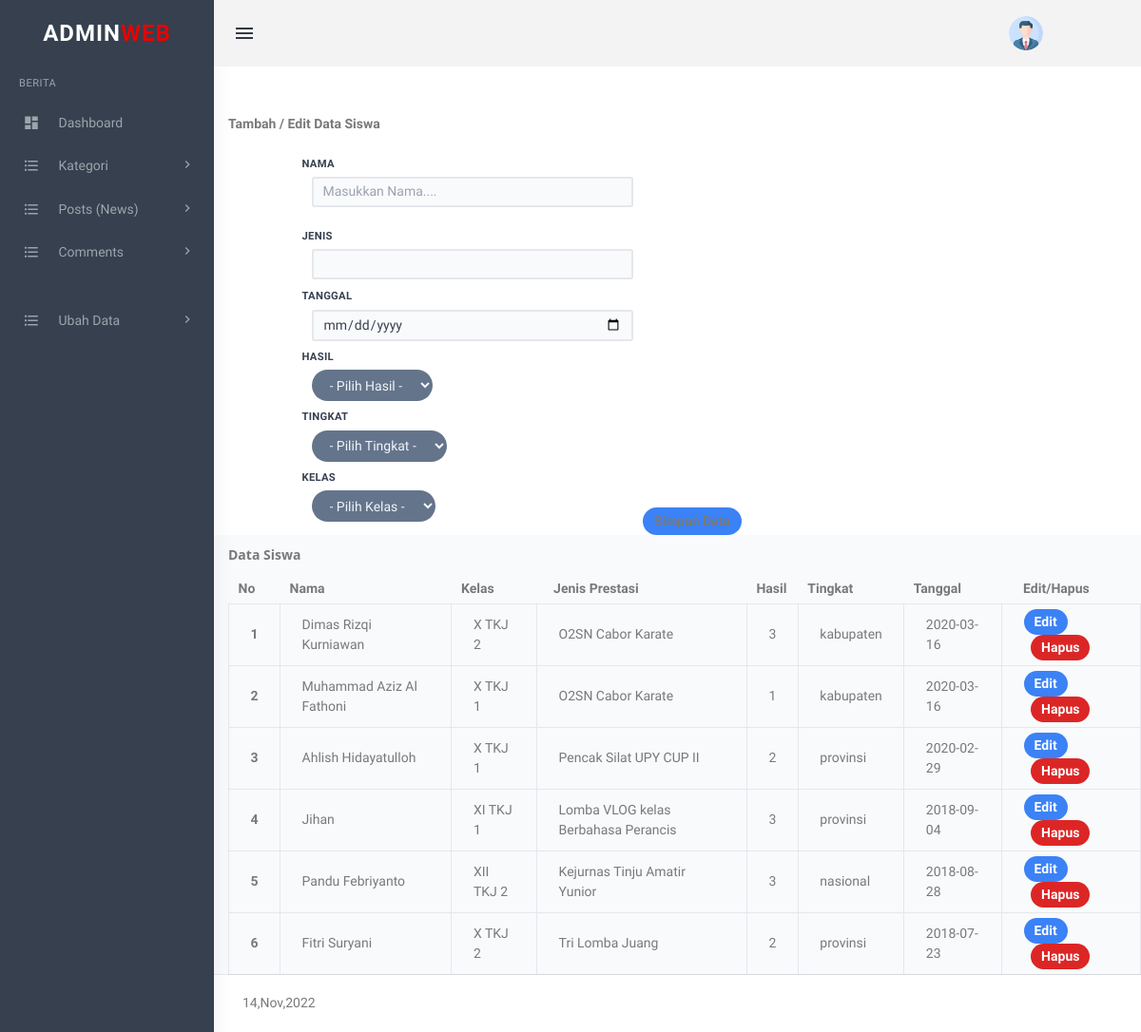
The page /assets/admin/prestasi (signed in) on the database its author committed.
### tables this page shows
CREATE TABLE `prestasi` (
  `id` int(30) NOT NULL,
  `nama` varchar(255) NOT NULL,
  `kelas` enum('X TKJ 1','X TKJ 2','XI TKJ 1','XI TKJ 2','XII TKJ 1','XII TKJ 2') NOT NULL,
  `tingkat` enum('nasional','provinsi','kabupaten') NOT NULL,
  `jenis` varchar(255) NOT NULL,
  `tgl` date NOT NULL,
  `hasil` enum('1','2','3') NOT NULL
);

### assets/admin/prestasi.php (the view, shortened to what this page needs)
<?php
$host       = "localhost";
$user       = "root";
$pass       = "";
$db         = "tkj";
$koneksi    = mysqli_connect($host, $user, $pass, $db);
$tgl        = "";
$jenis        = "";
$nama      = "";
?>
<!DOCTYPE html>
<html lang="en">
    <head>
        <link href="assets/css/bootstrap.min.css" rel="stylesheet" type="text/css" />
    <script src="https://cdn.tailwindcss.com"></script>
    <link href="assets/css/bootstrap.min.css" rel="stylesheet" type="text/css" />
        <link href="assets/css/core.css" rel="stylesheet" type="text/css" />
        <link href="assets/css/components.css" rel="stylesheet" type="text/css" />
        <link href="assets/css/icons.css" rel="stylesheet" type="text/css" />
        <link href="assets/css/menu.css" rel="stylesheet" type="text/css" />
    </head>
    <body class="fixed-left">
        <div id="wrapper">
           <?php include('includes/topheader.php');?>
             <?php include('includes/leftsidebar.php');?>
            <div class="">
        <div class="pl-96 mt-48 ">
            <div class="font-bold" id="te">
                Tambah / Edit Data Siswa
            </div>
            <div class="content-center ml-28">
                <form action="" method="POST">
                    <div class="w-full md:w-1/2 px-3 py-9">
                            <div class="">
                            <label for="nama" class="block uppercase tracking-wide text-gray-700 text-lg font-bold mb-2">Nama</label>
                            </div>
                            <div class="col-sm-10">
                            <input type="text" class="bg-gray-50 appearance-none border-2 border-gray-200 rounded w-full py-2 px-4 text-gray-700 leading-tight focus:outline-none focus:bg-white focus:border-red-500 hover:placeholder:text-slate-500"  id="nama" name="nama" placeholder="Masukkan Nama...." value="<?php echo $nama ?>">
                            </div>
                    </div>
                    <br>
                    <div class="w-full md:w-1/2 px-3 py-4">
                        <div>
                        <label for="jenis" class="block uppercase tracking-wide text-gray-700 text-lg font-bold mb-2">Jenis</label>
                        </div>
                        <div class="col-sm-10">
                            <input type="text" class="bg-gray-50 appearance-none border-2 border-gray-200 rounded w-full py-2 px-4 text-gray-700 leading-tight focus:outline-none focus:bg-white focus:border-red-500" id="jenis" name="jenis" value="<?php echo $jenis ?>">
                        </div>
                    </div>
                    <br>
                    <div class="w-full md:w-1/2 px-3 py-4">
                        <div>
                        <label for="tgl" class="block uppercase tracking-wide text-gray-700 text-lg font-bold mb-2">Tanggal</label>
                        </div>
                        <div class="col-sm-10">
                            <input type="date" class="bg-gray-50 appearance-none border-2 border-gray-200 rounded w-full py-2 px-4 text-gray-700 leading-tight focus:outline-none focus:bg-white focus:border-red-500" id="tgl" name="tgl" value="<?php echo $tgl ?>">
                        </div>
                    </div>
                    <br>
                    <div class="w-full md:w-1/2 px-3 py-4">
                        <label for="hasil" class="block uppercase tracking-wide text-gray-700 text-lg font-bold mb-2">Hasil</label>
                        <div class="col-sm-10">
                            <select class="bg-slate-500 text-slate-100 py-3 px-6 rounded-full" name="hasil" id="hasil">
                                <option class="bg-black" value="">- Pilih Hasil -</option>
                            </select>
                        </div>
                    </div>
                    <br>
                    <div class="w-full md:w-1/2 px-3 py-4">
                        <label for="tingkat" class="block uppercase tracking-wide text-gray-700 text-lg font-bold mb-2">Tingkat</label>
                        <div class="col-sm-10">
                            <select class="bg-slate-500 text-slate-100 py-3 px-6 rounded-full" name="tingkat" id="tingkat">
                                <option class="bg-black" value="">- Pilih Tingkat -</option>
                            </select>
                        </div>
                    </div>
                    <br>
                    <div class="w-full md:w-1/2 px-3 py-4">
                        <label for="kelas" class="block uppercase tracking-wide text-gray-700 text-lg font-bold mb-2">Kelas</label>
                        <div class="col-sm-10">
                            <select class="bg-slate-500 text-slate-100 py-3 px-6 rounded-full" name="kelas" id="kelas">
                                <option class="bg-black" value="">- Pilih Kelas -</option>
                            </select>
                        </div>
                    </div>
                    <div class="col-12">
                        <input type="submit" name="simpan" value="Simpan Data" class="btn btn-blue mt-3 bg-blue-500 hover:bg-white  font-bold py-1 px-4 left-5 rounded-full hover:text-blue-700 cursor-pointer hover:border-2 border-blue-500 border-2 hover:border-blue-600" />
                    </div>
                </form>
            </div>
        </div>
        <div class="my-auto pl-96 block bg-slate-50">
            <div class="card font-sans font-bold py-4">
                Data Siswa
            </div>
            <div class="card-body ">
                <table class="table-fixed">
                    <thead>
                        <tr >
                            <th class="px-4 py-2">No</th>
                            <th class="px-4 py-2">Nama</th>
                            <th class="px-4 py-2">Kelas</th>
                            <th class=" py-2 px-7">Jenis Prestasi</th>
                            <th class="px-4 py-2">Hasil</th>
                            <th class="px-4 py-2">Tingkat</th>
                            <th class="px-4 py-2">Tanggal</th>
                            <th class="px-9 py-2">Edit/Hapus</th>
                        </tr>
                    </thead>
                    <tbody>
                    <?php
                        $sql2   = "SELECT * from prestasi order by id desc";
                        $q2     = mysqli_query($koneksi, $sql2);
                        $urut   = 1;
                        while ($r2 = mysqli_fetch_array($q2)) {
                            $id         = $r2['id'];
                            $hasil        = $r2['hasil'];
                            $nama       = $r2['nama'];
                            $tingkat       = $r2['tingkat'];
                            $jenis       = $r2['jenis'];
                            $tgl       = $r2['tgl'];
                            $kelas   = $r2['kelas'];
                        ?>
                            <tr class="">
                                <th class="border px-9 py-2"><?php echo $urut++ ?></th>
                                <td class="border px-9 py-2"><?php echo $nama ?></td>
                                <td class="border px-9 py-2"><?php echo $kelas ?></td>
                                <td class="border px-9 py-2"><?php echo $jenis ?></td>
                                <td class="border px-9 py-2"><?php echo $hasil ?></td>
                                <td class="border px-9 py-2"><?php echo $tingkat ?></td>
                                <td class="border px-9 py-2"><?php echo $tgl ?></td>
                                <td class="border px-9 py-2">
                                    <a href="prestasi.php?op=edit&id=<?php echo $id ?>"><button type="button" class="btn btn-blue bg-blue-500 hover:bg-blue-900 text-white font-bold py-1 px-4 rounded-full">Edit</button></a>
                                    <a href="prestasi.php?op=delete&id=<?php echo $id?>" onclick="return confirm('Yakin mau delete data?')"><button type="button" class="btn btn-red ml-3  bg-red-600 focus:ring-2 hover:bg-red-900 text-white font-bold py-1 px-4 rounded-full">Hapus</button></a>
                                </td>
                            </tr>
                        <?php
                        }
                        ?>
                    </tbody>
                </table>
            </div>
        </div>
    </div>
           <?php include('includes/footer.php');?>
    </body>
</html>

### assets/admin/assets/css/core.css (style rules this page uses)
body { font-family: 'Varela Round', sans-serif; margin: 0; padding-bottom: 60px; overflow-x: hidden; color: #797979; }
html { position: relative; min-height: 100%; }
* { outline: none !important; }
#wrapper { height: 100%; overflow: hidden; width: 100%; }
.col-lg-1, .col-lg-10, .col-lg-11, .col-lg-12, .col-lg-2, .col-lg-3, .col-lg-4, .col-lg-5, .col-lg-6, .col-lg-7, .col-lg-8, .col-lg-9, .col-md-1, .col-md-10, .col-md-11, .col-md-12, .col-md-2, .col-md-3, .col-md-4, .col-md-5, .col-md-6, .col-md-7, .col-md-8, .col-md-9, .col-sm-1, .col-sm-10, .col-sm-11, .col-sm-12, .col-sm-2, .col-sm-3, .col-sm-4, .col-sm-5, .col-sm-6, .col-sm-7, .col-sm-8, .col-sm-9, .col-xs-1, .col-xs-10, .col-xs-11, .col-xs-12, .col-xs-2, .col-xs-3, .col-xs-4, .col-xs-5, .col-xs-6, .col-xs-7, .col-xs-8, .col-xs-9 { padding-left: 10px; padding-right: 10px; }
.text-white { color: #ffffff !important; }

### rows shown on the page
prestasi: nama "Dimas Rizqi Kurniawan", kelas "X TKJ 2", jenis "O2SN Cabor Karate", hasil "3", tingkat "kabupaten", tgl "2020-03-16"
prestasi: nama "Muhammad Aziz Al Fathoni", kelas "X TKJ 1", jenis "O2SN Cabor Karate", hasil "1", tingkat "kabupaten", tgl "2020-03-16"
prestasi: nama "Ahlish Hidayatulloh", kelas "X TKJ 1", jenis "Pencak Silat UPY CUP II", hasil "2", tingkat "provinsi", tgl "2020-02-29"
prestasi: nama "Jihan", kelas "XI TKJ 1", jenis "Lomba VLOG kelas Berbahasa Perancis", hasil "3", tingkat "provinsi", tgl "2018-09-04"
prestasi: nama "Pandu Febriyanto", kelas "XII TKJ 2", jenis "Kejurnas Tinju Amatir Yunior", hasil "3", tingkat "nasional", tgl "2018-08-28"
prestasi: nama "Fitri Suryani", kelas "X TKJ 2", jenis "Tri Lomba Juang", hasil "2", tingkat "provinsi", tgl "2018-07-23"
